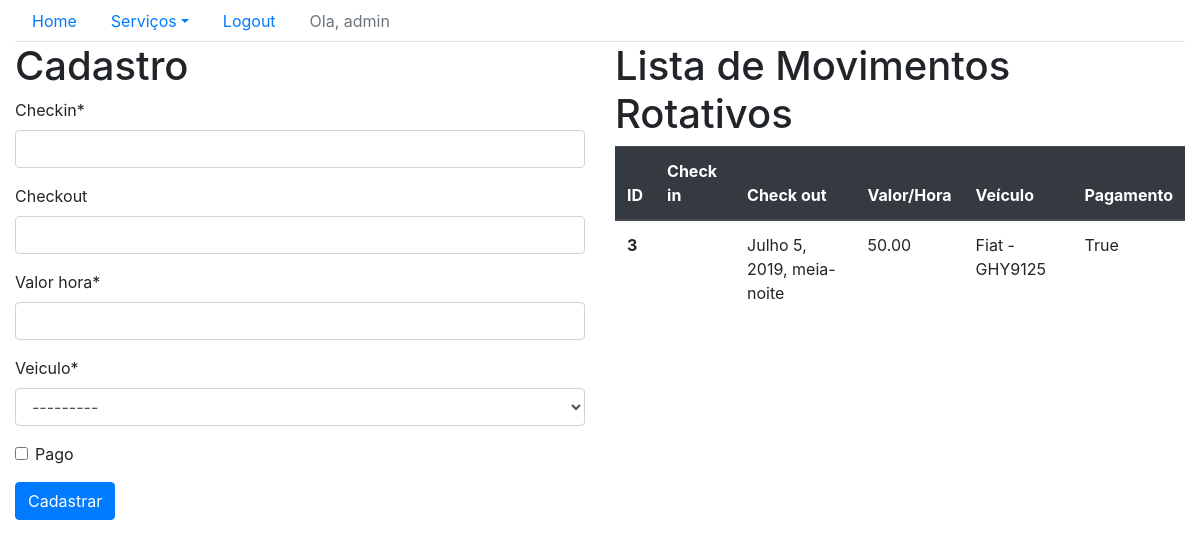
The page /sistema/mov-rot/ (signed in) on the database as committed earlier.
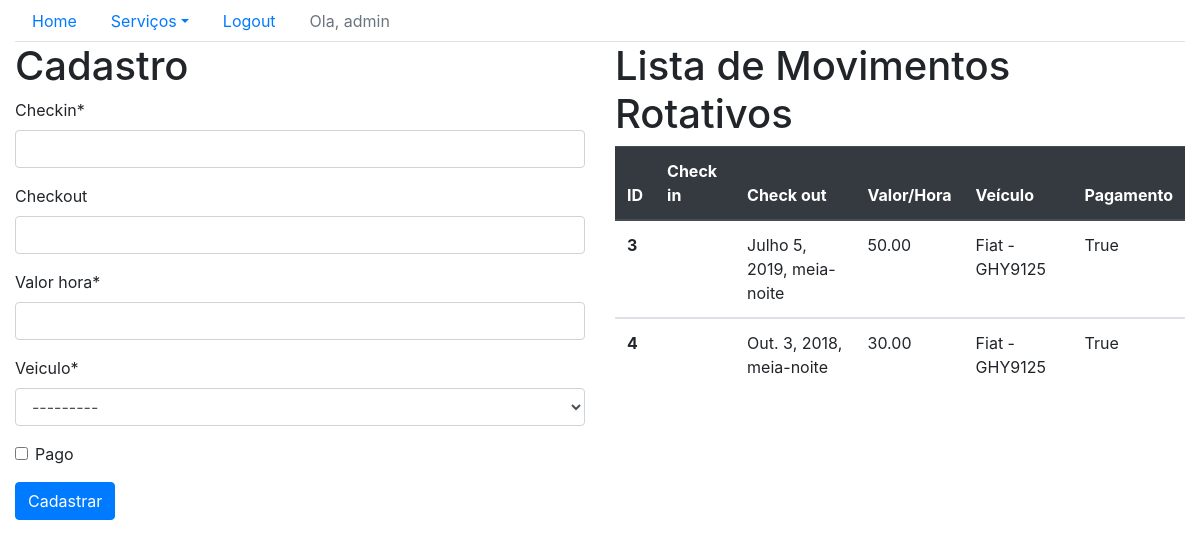
The same page on the database as committed later.
### core/models.py (models this page shows, shortened)
class MovRotativo(models.Model):
    checkin = models.DateTimeField(auto_now=False)
    checkout = models.DateTimeField(auto_now=False, blank=True, null=True)
    valor_hora = models.DecimalField(max_digits=5, decimal_places=2)
    veiculo = models.ForeignKey("Veiculo", on_delete=models.CASCADE)
    pago = models.BooleanField(default=False)

class Veiculo(models.Model):
    marca = models.ForeignKey('Marca', on_delete=models.CASCADE)
    placa = models.CharField(max_length=7)
    proprietario = models.ForeignKey('Pessoa', on_delete=models.CASCADE)
    cor = models.CharField(max_length=15)
    observacoes = models.TextField()
    def __str__(self):
        return self.marca.nome + ' - ' + self.placa

class Marca(models.Model):
    nome = models.CharField(max_length=50)

### core/views.py (the view)
# urls.py: path('mov-rot/', lista_movrotativos, name='core_lista_movrotativos'),
@login_required
def lista_movrotativos(request):
    mov_rot = MovRotativo.objects.all()
    form = MovRotativoForm()
    data = {'mov_rot': mov_rot, 'form' : form}
    return render(request, 'core/lista_movrotativos.html', data)

### core/forms.py
class MovRotativoForm(ModelForm):
    class Meta:
        model = MovRotativo
        fields = ('__all__')

### core/templates/core/lista_movrotativos.html (shortened to what this page needs)
{% extends 'base.html'%}
{% load crispy_forms_tags %}
{% block main %}
    <div class="row">
        <div class="col-sm-6">
            <h1>Cadastro</h1>
            <form action="{% url 'core_movrotativo_novo'%}" method="post">
                {{form|crispy}}
                <button type="submit" class="btn btn-primary">Cadastrar</button>
            </form>
        </div>
        <div class="col-sm-6">
            <h1>Lista de Movimentos Rotativos</h1>
            <table class="table table-hover">
                <thead class="thead-dark">
                    <tr>
                        <th scope="col">ID</th>
                        <th scope="col">Check in</th>
                        <th scope="col">Check out</th>
                        <th scope="col">Valor/Hora</th>
                        <th scope="col">Veículo</th>
                        <th scope="col">Pagamento</th>
                    </tr>
                </thead>
                {% for mov in mov_rot %}
                     <tbody>
                        <tr class="table-row"data-href="{% url 'core_movrotativo_update' mov.id %}">
                                <th scope="row">{{mov.id}}</th>
                                <td>{{mov.mensalista.checkin}}</td>
                                <td>{{mov.checkout}}</td>
                                <td>{{mov.valor_hora}}</td>
                                <td>{{mov.veiculo}}</td>
                                <td>{{mov.pago}}</td>
                        </tr>
                    </tbody>
                {% endfor %}
            </table>
        </div>
    </div>
    {% endblock main %}

Rows that differ between the two databases and show on the page:
added MovRotativo: id "4", checkout "Out. 3, 2018, meia-noite", valor_hora "30.00", veiculo "Fiat - GHY9125", pago "True"
